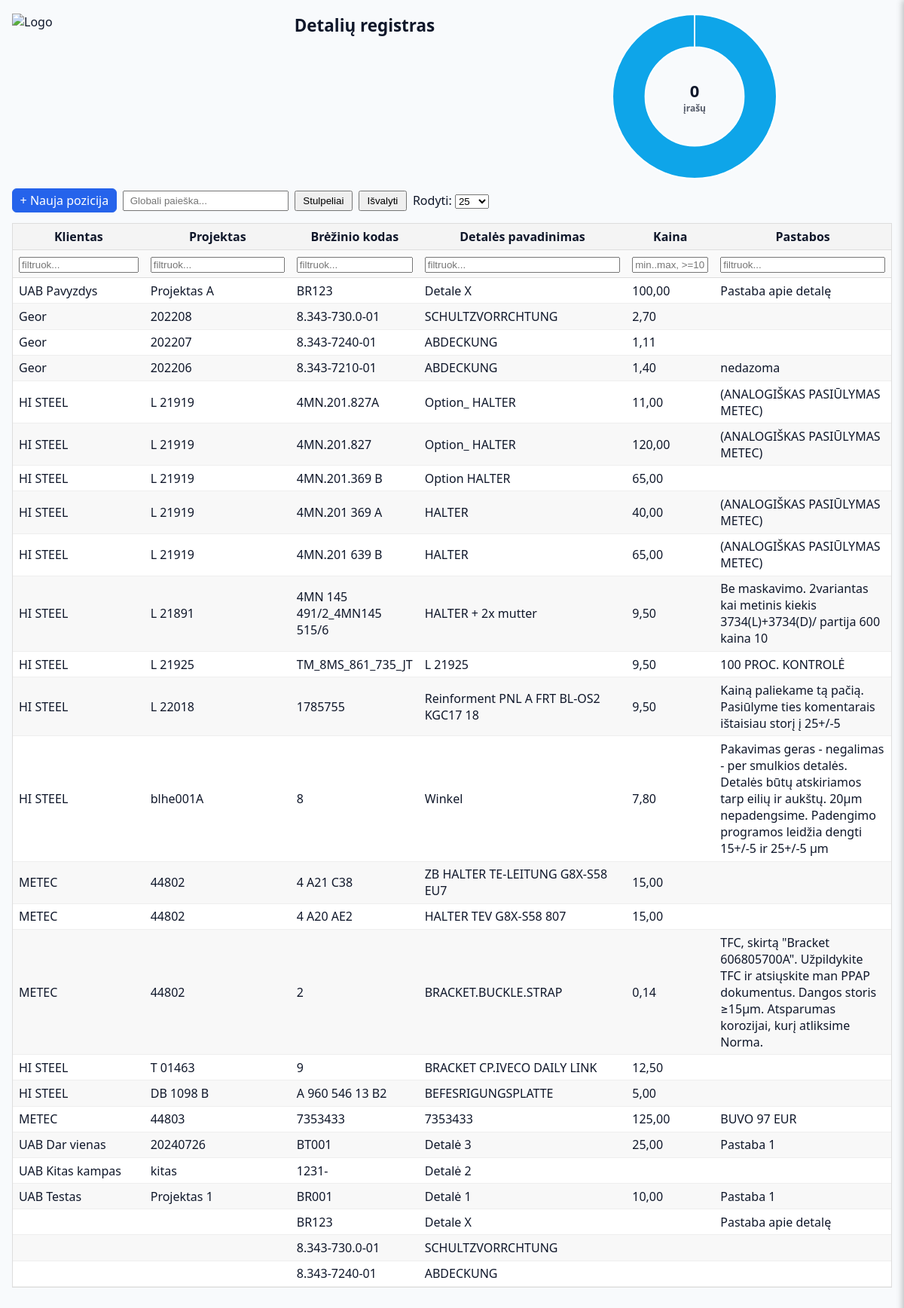
The app's page /pozicijos/ with its own data.
### pozicijos/models.py (models this page shows, shortened)
class Pozicija(models.Model):
    klientas = models.CharField("Klientas", max_length=255, null=True, blank=True)
    projektas = models.CharField("Projektas", max_length=255, null=True, blank=True)
    poz_kodas = models.CharField("Kodas", max_length=100)
    poz_pavad = models.CharField("Pavadinimas", max_length=255)
    metalas = models.CharField("Metalas", max_length=120, null=True, blank=True)
    plotas = models.DecimalField("Plotas", max_digits=10, decimal_places=2, null=True, blank=True)
    svoris = models.DecimalField("Svoris", max_digits=10, decimal_places=3, null=True, blank=True)
    kabinimo_budas = models.CharField("Kabinimo būdas", max_length=120, null=True, blank=True)
    kabinimas_reme = models.CharField("Kabinimas rėme", max_length=120, null=True, blank=True)
    detaliu_kiekis_reme = models.IntegerField("Detalių kiekis rėme", null=True, blank=True)
    faktinis_kiekis_reme = models.IntegerField("Faktinis kiekis rėme", null=True, blank=True)
    paruosimas = models.CharField("Paruošimas", max_length=200, null=True, blank=True)
    padengimas = models.CharField("Padengimas", max_length=200, null=True, blank=True)
    padengimo_standartas = models.CharField("Padengimo standartas", max_length=200, null=True, blank=True)
    spalva = models.CharField("Spalva", max_length=120, null=True, blank=True)
    maskavimas = models.CharField("Maskavimas", max_length=200, null=True, blank=True)
    atlikimo_terminas = models.DateField("Atlikimo terminas", null=True, blank=True)
    testai_kokybe = models.CharField("Testai / kokybė", max_length=255, null=True, blank=True)
    pakavimas = models.CharField("Pakavimas", max_length=255, null=True, blank=True)
    instrukcija = models.TextField("Instrukcija", null=True, blank=True)
    pakavimo_dienos_norma = models.CharField("Pakavimo dienos norma", max_length=120, null=True, blank=True)
    pak_po_ktl = models.CharField("Pakavimas po KTL", max_length=255, null=True, blank=True)
    pak_po_milt = models.CharField("Pakavimas po miltelinio", max_length=255, null=True, blank=True)
    kaina_eur = models.DecimalField("Dabartinė kaina (EUR)", max_digits=12, decimal_places=2, null=True, blank=True)
    pastabos = models.TextField("Pastabos", null=True, blank=True)
    created = models.DateTimeField("Sukurta", auto_now_add=True, null=True, blank=True)
    updated = models.DateTimeField("Atnaujinta", auto_now=True, null=True, blank=True)
    class Meta:
        ordering = ["-created", "-id"]
        verbose_name = "Pozicija"
        verbose_name_plural = "Pozicijos"

### pozicijos/views.py (the view)
# urls.py: path("", views.pozicijos_list, name="list"),
def pozicijos_list(request):
    visible_cols = _visible_cols_from_request(request)
    q = request.GET.get("q", "").strip()
    page_size = int(request.GET.get("page_size", 25))
    current_sort = request.GET.get("sort", "")   # pvz. 'klientas'
    current_dir = request.GET.get("dir", "asc")  # 'asc' arba 'desc'
    qs = Pozicija.objects.all()
    qs = _apply_filters(qs, request)
    qs = _apply_sorting(qs, request)[:page_size]
    context = {
        "columns_schema": COLUMNS,
        "visible_cols": visible_cols,
        "items": qs,
        "q": q,
        "page_size": page_size,
        "f": request.GET,  # šablonas naudoja dict_get
        "current_sort": current_sort,
        "current_dir": current_dir,
    }
    return render(request, "pozicijos/list.html", context)

### pozicijos/templatetags/attr.py (called while the page is built)
@register.filter(name="attr")
def attr(obj, path: str):
    if obj is None or not path:
        return ""
    try:
        parts = str(path).split(".")
        val = obj
        for p in parts:
            if isinstance(val, dict):
                val = val.get(p, "")
            else:
                val = getattr(val, p, "")
            if callable(val):
                try:
                    val = val()  # beargumentė funkcija arba @property
                except TypeError:
                    pass
        return "" if val is None else val
    except Exception:
        return ""

### pozicijos/templatetags/dict_get.py (called while the page is built)
@register.filter
def dict_get(d, key):
    try:
        return (d or {}).get(key, "")
    except Exception:
        return ""

### pozicijos/templatetags/json_utils.py (called while the page is built)
@register.filter
def tojson(value):
    return mark_safe(json.dumps(value, ensure_ascii=False))

### pozicijos/views.py (called while the page is built, shortened)
def _visible_cols_from_request(request):
    cols_param = request.GET.get("cols")
    if cols_param:
        return [c for c in cols_param.split(",") if c]
    return [c["key"] for c in COLUMNS if c.get("default")]

def _apply_filters(qs, request):
    q_global = request.GET.get("q", "").strip()
    return qs

def _apply_sorting(qs, request):
    sort = request.GET.get("sort")
    direction = request.GET.get("dir", "asc")
    if not sort:
        return qs.order_by("-created", "-id")

### pozicijos/templates/pozicijos/list.html (shortened to what this page needs)
{% extends "base.html" %}
{% load attr %}
{% load dict_get %}
{% load json_utils %}
{% block content %}
<div class="top-wrap">
  <div class="logo-block">
    <img src="{{ MEDIA_URL }}logo.png" alt="Logo">
  </div>
  <div class="title-block">
    <h1>Detalių registras</h1>
  </div>
  <div class="graph-box">
    <div class="donut-box">
      <canvas id="statsDonut" width="220" height="220"></canvas>
      <div class="donut-center" id="donutCenter">0<br><span>įrašų</span></div>
    </div>
  </div>
</div>
<div class="controls-block">
  <div class="controls-bar">
    <a href="{% url 'pozicijos:create' %}" class="btn btn-primary">+ Nauja pozicija</a>
    <input id="q" name="q" type="search" placeholder="Globali paieška..." value="{{ q|default:'' }}">
    <button id="btn-cols" type="button">Stulpeliai</button>
    <button id="btn-clear" type="button">Išvalyti</button>
    <label>Rodyti:
      <select id="page_size" name="page_size">
        <option value="25" {% if page_size == 25 %}selected{% endif %}>25</option>
      </select>
    </label>
  </div>
</div>
<div class="table-wrap" id="pozicijos-wrap">
  <table id="pozicijos-table">
    <colgroup id="pozicijos-colgroup">
      {% for c in columns_schema %}
        <col data-key="{{ c.key }}" style="width:{{ c.width }}px" {% if c.key not in visible_cols %}hidden{% endif %}>
      {% endfor %}
    </colgroup>
    <thead>
      <tr class="headers">
        {% for c in columns_schema %}
          <th data-key="{{ c.key }}" {% if c.key not in visible_cols %}hidden{% endif %}>{{ c.label }}</th>
        {% endfor %}
      </tr>
      <tr class="filters">
        {% for c in columns_schema %}
          <th data-key="{{ c.key }}" {% if c.key not in visible_cols %}hidden{% endif %}>
            {% if c.filter == "text" %}
              <input class="th-filter" data-key="{{ c.key }}" type="text" placeholder="filtruok..." value="{{ f|dict_get:c.key|default:'' }}">
            {% elif c.filter == "range" %}
              <input class="th-filter" data-key="{{ c.key }}" type="text" placeholder="min..max, >=10, =15" value="{{ f|dict_get:c.key|default:'' }}">
            {% elif c.filter == "date" %}
              <input class="th-filter" data-key="{{ c.key }}" type="date" value="{{ f|dict_get:c.key|default:'' }}">
            {% else %}
              &nbsp;
            {% endif %}
          </th>
        {% endfor %}
      </tr>
    </thead>
    <tbody id="tbody">
      {% include "pozicijos/_tbody.html" %}
    </tbody>
  </table>
</div>
{% endblock %}

### pozicijos/templates/pozicijos/_tbody.html
{% load attr %}
{% for it in items %}
<tr onclick="location.href='{% url 'pozicijos:detail' it.id %}'" style="cursor:pointer;">
  {% for c in columns_schema %}
    {% if c.key in visible_cols %}
      <td data-key="{{ c.key }}">{{ it|attr:c.key }}</td>
    {% endif %}
  {% endfor %}
</tr>
{% empty %}
<tr><td colspan="{{ visible_cols|length }}">Nėra įrašų.</td></tr>
{% endfor %}

### templates/base.html (style rules this page uses)
:root { --app-header-offset: 0px; }
body { margin:0; font-family:system-ui,-apple-system,Segoe UI,Roboto,Ubuntu,"Helvetica Neue",Arial,"Noto Sans","Liberation Sans",sans-serif; background:#f8fafc; color:#0f172a; }
a.btn,button.btn { display:inline-block;padding:8px 12px;border-radius:6px; border:1px solid #2563eb;background:#2563eb;color:#fff; text-decoration:none;cursor:pointer }

### pozicijos/templates/pozicijos/list.html (style rules this page uses)
.top-wrap { display:flex; align-items:flex-start; gap:1rem; margin-bottom:.75rem; }
.logo-block { display:flex; align-items:center; min-width:140px; }
.logo-block img { max-height:42px; width:auto; display:block; }
.title-block { flex:1; text-align:center; }
.title-block h1 { margin:0; font-size:1.4rem; font-weight:600; }
.controls-block { display:flex; flex-direction:column; gap:.35rem; margin-bottom:.5rem; }
.controls-bar { display:flex; gap:.5rem; align-items:center; flex-wrap:wrap; }
.controls-bar input[type="search"] { padding:.25rem .5rem; min-width:220px; }
.controls-bar button, .controls-bar a.btn { padding:.25rem .6rem; cursor:pointer; text-decoration:none; }
.graph-box { display:flex; gap:.75rem; align-items:flex-start; min-width:240px; }
.donut-box { position:relative; width:220px; height:220px; }
.donut-box canvas { width:220px!important; height:220px!important; }
.donut-center { position:absolute; inset:0; display:flex; flex-direction:column; justify-content:center; align-items:center; font-weight:700; font-size:22px; pointer-events:none; text-align:center; }
.table-wrap { overflow:auto; max-height:calc(100vh - 180px); border:1px solid #ddd; background:#fff; }
#pozicijos-table { width:100%; border-collapse:separate; border-spacing:0; }
#pozicijos-table thead tr.headers th { background:#f4f4f4; }
#pozicijos-table thead tr.filters th { background:#fafafa; }
#pozicijos-table thead th { position:sticky; top:0; padding:.4rem .5rem; border-bottom:1px solid #ddd; white-space:nowrap; z-index:5; }
#pozicijos-table thead tr.filters th { top:34px; z-index:6; }
#pozicijos-table tbody td { padding:.35rem .5rem; border-bottom:1px solid #eee; background:#fff; }
#pozicijos-table tbody tr:nth-child(even) td { background:#f8f8f8; }
.th-filter { width:100%; box-sizing:border-box; }
#pozicijos-table thead tr.headers th.sticky-col-header { position:sticky !important; top:0; left:0; z-index:200; background:#f4f4f4 !important; }
#pozicijos-table thead tr.filters th.sticky-col-filter { position:sticky !important; top:34px; left:0; z-index:190; background:#fafafa !important; }
#pozicijos-table tbody td.sticky-col-cell { position:sticky; left:0; z-index:180; background:inherit; }
.table-wrap { overflow: visible !important; }

### templates/snippets/columns_dnd_shared.html (style rules this page uses)
.th-draggable { user-select: none; cursor: grab; transition: all .2s; }

### records on screen
Pozicija: columns_schema "UAB Pavyzdys" "Projektas A" "BR123" "Detale X" "100,00" "Pastaba apie detalę"
Pozicija: columns_schema "Geor" "202208" "8.343-730.0-01" "SCHULTZVORRCHTUNG" "2,70"
Pozicija: columns_schema "Geor" "202207" "8.343-7240-01" "ABDECKUNG" "1,11"
Pozicija: columns_schema "Geor" "202206" "8.343-7210-01" "ABDECKUNG" "1,40" "nedazoma"
Pozicija: columns_schema "HI STEEL" "L 21919" "4MN.201.827A" "Option_ HALTER" "11,00" "(ANALOGIŠKAS PASIŪLYMAS METEC)"
Pozicija: columns_schema "HI STEEL" "L 21919" "4MN.201.827" "Option_ HALTER" "120,00" "(ANALOGIŠKAS PASIŪLYMAS METEC)"
Pozicija: columns_schema "HI STEEL" "L 21919" "4MN.201.369 B" "Option HALTER" "65,00"
Pozicija: columns_schema "HI STEEL" "L 21919" "4MN.201 369 A" "HALTER" "40,00" "(ANALOGIŠKAS PASIŪLYMAS METEC)"
Pozicija: columns_schema "HI STEEL" "L 21919" "4MN.201 639 B" "HALTER" "65,00" "(ANALOGIŠKAS PASIŪLYMAS METEC)"
Pozicija: columns_schema "HI STEEL" "L 21891" "4MN 145 491/2_4MN145 515/6" "HALTER + 2x mutter" "9,50" "Be maskavimo. 2variantas kai metinis kiekis 3734(L)+3734(D)/ partija 600 kaina 10"
Pozicija: columns_schema "HI STEEL" "L 21925" "TM_8MS_861_735_JT" "L 21925" "9,50" "100 PROC. KONTROLĖ"
Pozicija: columns_schema "HI STEEL" "L 22018" "1785755" "Reinforment PNL A FRT BL-OS2 KGC17 18" "9,50" "Kainą paliekame tą pačią. Pasiūlyme ties komentarais ištaisiau storį į 25+/-5"
Pozicija: columns_schema "HI STEEL" "blhe001A" "8" "Winkel" "7,80" "Pakavimas geras - negalimas - per smulkios detalės. Detalės būtų atskiriamos tarp eilių ir aukštų. 20µm nepadengsime. Padengimo programos leidžia dengti 15+/-5 ir 25+/-5 µm"
Pozicija: columns_schema "METEC" "44802" "4 A21 C38" "ZB HALTER TE-LEITUNG G8X-S58 EU7" "15,00"
Pozicija: columns_schema "METEC" "44802" "4 A20 AE2" "HALTER TEV G8X-S58 807" "15,00"
Pozicija: columns_schema "METEC" "44802" "2" "BRACKET.BUCKLE.STRAP" "0,14" "TFC, skirtą \"Bracket 606805700A\". Užpildykite TFC ir atsiųskite man PPAP dokumentus. Dangos storis ≥15μm. Atsparumas korozijai, kurį atliksime Norma."
Pozicija: columns_schema "HI STEEL" "T 01463" "9" "BRACKET CP.IVECO DAILY LINK" "12,50"
Pozicija: columns_schema "HI STEEL" "DB 1098 B" "A 960 546 13 B2" "BEFESRIGUNGSPLATTE" "5,00"
Pozicija: columns_schema "METEC" "44803" "7353433" "7353433" "125,00" "BUVO 97 EUR"
Pozicija: columns_schema "UAB Dar vienas" "20240726" "BT001" "Detalė 3" "25,00" "Pastaba 1"
Pozicija: columns_schema "UAB Kitas kampas" "kitas" "1231-" "Detalė 2"
Pozicija: columns_schema "UAB Testas" "Projektas 1" "BR001" "Detalė 1" "10,00" "Pastaba 1"
Pozicija: columns_schema "BR123" "Detale X" "Pastaba apie detalę"
Pozicija: columns_schema "8.343-730.0-01" "SCHULTZVORRCHTUNG"
Pozicija: columns_schema "8.343-7240-01" "ABDECKUNG"

### other values on screen
{{ c.label }} "Klientas" "Projektas" "Brėžinio kodas" "Detalės pavadinimas" "Kaina" "Pastabos"
